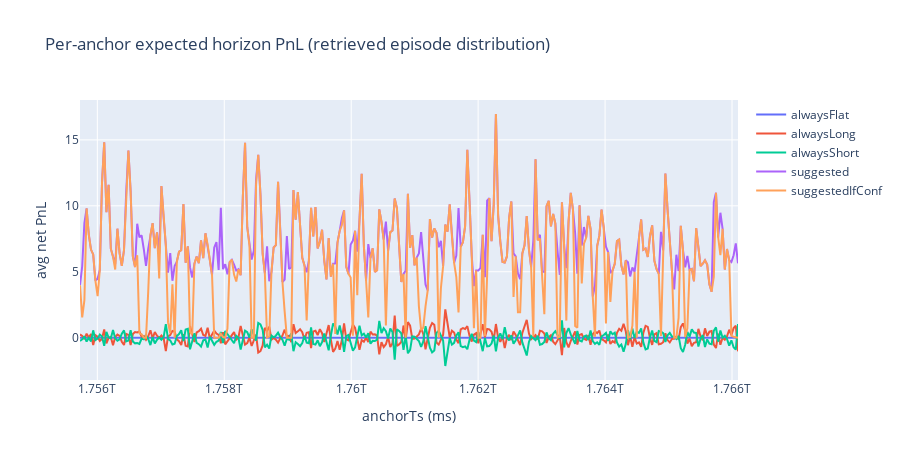

Notebook cell for this chart:
### Code cell
fig = go.Figure()
for col, name in [
    ('avg_flat', 'alwaysFlat'),
    ('avg_long', 'alwaysLong'),
    ('avg_short', 'alwaysShort'),
    ('avg_suggested', 'suggested'),
    ('avg_suggestedIfConf', 'suggestedIfConf'),
]:
    fig.add_trace(go.Scatter(x=wf_clean['anchorTs'], y=wf_clean[col], mode='lines', name=name))
fig.update_layout(title='Per-anchor expected horizon PnL (retrieved episode distribution)', xaxis_title='anchorTs (ms)', yaxis_title='avg net PnL', height=460)
fig

### Figure 1 — Plotly figure (JSON) as saved in the notebook; plotly's stock layout.template omitted (floating-point values rounded to 4 significant figures; data arrays with more than 128 entries replaced by an {"elided": "..."} marker saying what was removed)
{"data": [{"mode": "lines", "name": "alwaysFlat", "type": "scatter", "x": {"elided": "300 int values"}, "y": {"elided": "300 float values"}}, {"mode": "lines", "name": "alwaysLong", "type": "scatter", "x": {"elided": "300 int values"}, "y": {"elided": "300 float values"}}, {"mode": "lines", "name": "alwaysShort", "type": "scatter", "x": {"elided": "300 int values"}, "y": {"elided": "300 float values"}}, {"mode": "lines", "name": "suggested", "type": "scatter", "x": {"elided": "300 int values"}, "y": {"elided": "300 float values"}}, {"mode": "lines", "name": "suggestedIfConf", "type": "scatter", "x": {"elided": "300 int values"}, "y": {"elided": "300 float values"}}], "layout": {"height": 460, "title": {"text": "Per-anchor expected horizon PnL (retrieved episode distribution)"}, "xaxis": {"title": {"text": "anchorTs (ms)"}}, "yaxis": {"title": {"text": "avg net PnL"}}}}
